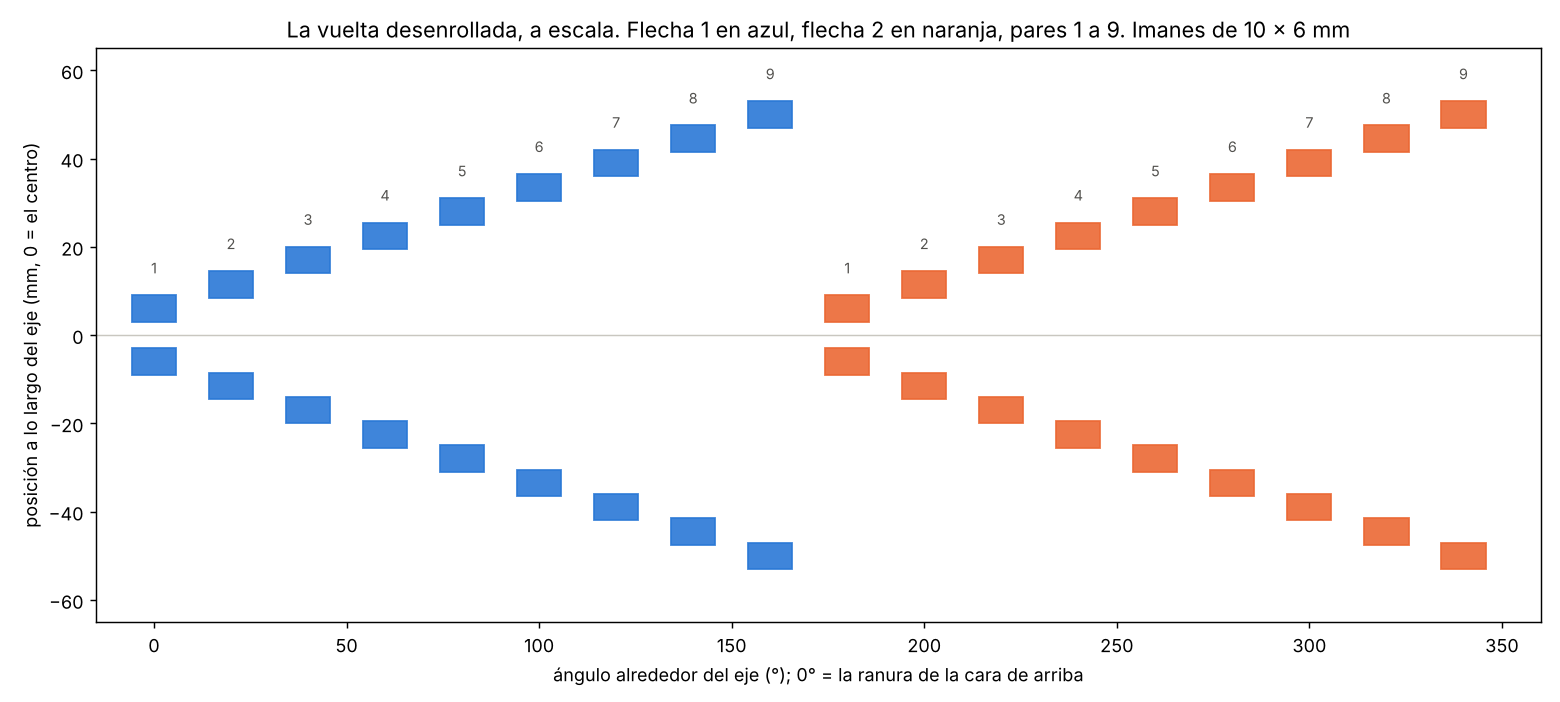

Python code for this plot:
# La vuelta del rodillo desenrollada, a escala, con los huecos numerados (vista.png). La vista 3D la hace vista3d.js.
# Uso: python3 vista.py rodillo-flechas [mm a lo largo de la vuelta] [mm a lo largo del eje]  (bloques de 10 x 6 mm si no se dice)
import sys, csv, numpy as np, trimesh, matplotlib
matplotlib.use('Agg')
import matplotlib.pyplot as plt
nombre = sys.argv[1] if len(sys.argv) > 1 else 'rodillo-flechas'
tm = trimesh.load(nombre + '.stl', process=False)
H = [r for r in csv.DictReader(open(nombre + '-huecos.csv'))]
LV = float(sys.argv[2]) if len(sys.argv) > 2 else 10.0
LE = float(sys.argv[3]) if len(sys.argv) > 3 else 6.0
fig = plt.figure(figsize=(12, 5.4), dpi=130)
R = float(abs(tm.vertices[:, 0]).max())
import numpy as _np
L = float(tm.vertices[:, 2].max())
ax2 = fig.add_subplot(1, 1, 1)
for r in H:
    th, z, fl, par = float(r['angulo_grados']), float(r['posicion_mm_desde_el_centro']), int(r['flecha']), int(r['par'])
    gv = LV * 360 / (2 * np.pi * R)   # el largo a lo largo de la vuelta, en grados
    ax2.add_patch(plt.Rectangle((th - gv / 2, z - LE / 2), gv, LE, color='#2a78d6' if fl == 1 else '#eb6834', alpha=0.9))
    if z > 0: ax2.text(th, z + 8, str(par), ha='center', fontsize=8, color='#52514e')
ax2.set_xlim(-15, 360); ax2.set_ylim(-L / 2, L / 2); ax2.set_aspect(360 / (2 * np.pi * R))   # 1 mm a lo largo del eje = 1 mm a lo largo de la vuelta
ax2.axhline(0, color='#c9c7c0', lw=0.8)
ax2.set_xlabel('ángulo alrededor del eje (°); 0° = la ranura de la cara de arriba', fontsize=10)
ax2.set_ylabel('posición a lo largo del eje (mm, 0 = el centro)', fontsize=10)
ax2.set_title(f'La vuelta desenrollada, a escala. Flecha 1 en azul, flecha 2 en naranja, pares 1 a 9. Imanes de {LV:g} x {LE:g} mm', fontsize=12)
plt.tight_layout(); plt.savefig('vista.png' if nombre == 'rodillo-flechas' else nombre + '-vista.png')
